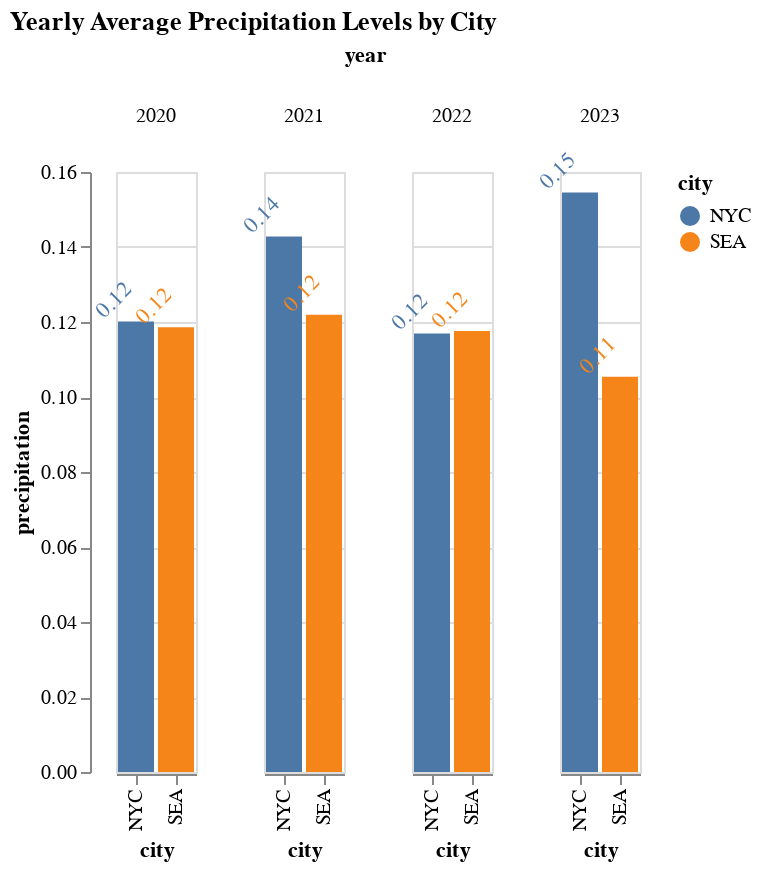

Here is the notebook cell this chart was saved with:
### Code cell
chart2

### Figure 1 — Vega-Lite specification as saved in the notebook (floating-point values rounded to 4 significant figures)
{"config": {"view": {"continuousWidth": 400, "continuousHeight": 300}}, "data": {"name": "data-7d1134c84df6618fb5ea75cea816fe29"}, "facet": {"column": {"field": "year", "type": "nominal"}}, "spec": {"layer": [{"mark": "bar", "encoding": {"color": {"field": "city", "type": "nominal"}, "x": {"field": "city", "type": "nominal"}, "y": {"field": "precipitation", "type": "quantitative"}}}, {"mark": {"type": "text", "align": "center", "angle": 315, "baseline": "bottom", "color": "black", "dy": -10}, "encoding": {"color": {"field": "city", "type": "nominal"}, "text": {"field": "precipitation", "format": ".2f", "type": "quantitative"}, "x": {"field": "city", "type": "nominal"}, "y": {"field": "precipitation", "type": "quantitative"}}}]}, "title": "Yearly Average Precipitation Levels by City", "$schema": "https://vega.github.io/schema/vega-lite/v4.17.0.json", "datasets": {"data-7d1134c84df6618fb5ea75cea816fe29": [{"year": 2020, "city": "NYC", "precipitation": 0.1201}, {"year": 2020, "city": "SEA", "precipitation": 0.1186}, {"year": 2021, "city": "NYC", "precipitation": 0.1428}, {"year": 2021, "city": "SEA", "precipitation": 0.1219}, {"year": 2022, "city": "NYC", "precipitation": 0.117}, {"year": 2022, "city": "SEA", "precipitation": 0.1176}, {"year": 2023, "city": "NYC", "precipitation": 0.1545}, {"year": 2023, "city": "SEA", "precipitation": 0.1054}]}}
